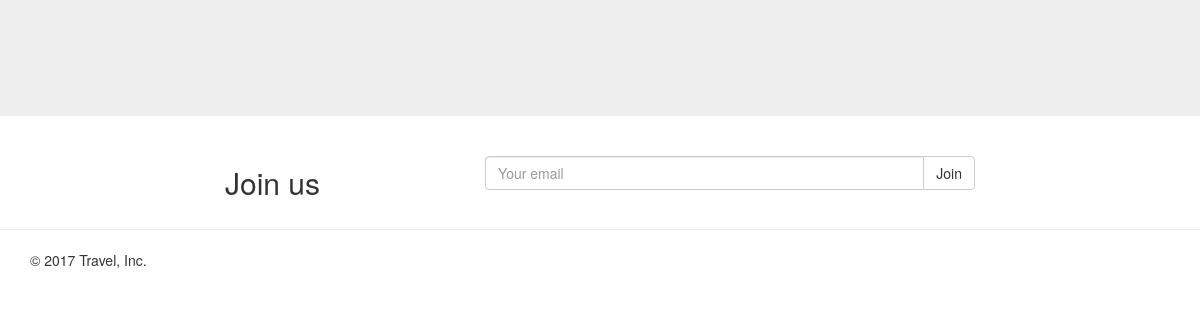
The app's page /, older data.
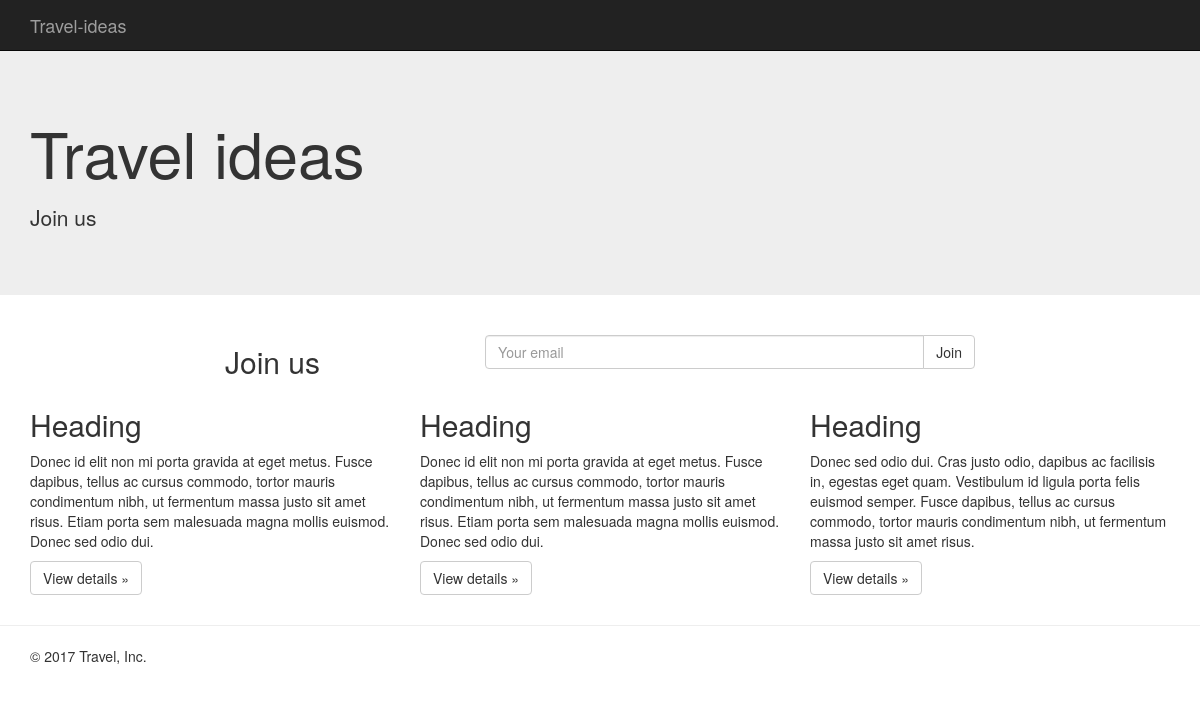
The same page, newer data.
### pages/models.py (models this page shows, shortened)
class Page(models.Model):
    title = models.CharField(max_length=220)
    title_description = models.TextField(blank=True, null=True)
    title_btn = models.CharField(max_length=50, default='Join')
    title_btn_url = models.CharField(max_length=50, blank=True, null=True)
    content = models.TextField(blank=True, null=True)
    show_nav = models.BooleanField(default=True)
    nav_color = models.CharField(max_length=7, default='#000000', validators=[])
    layout = models.CharField(max_length=20, choices=LAYOUT_CHOICES, default='standart')
    video_embed = models.TextField(null=True, blank=True)

### pages/views.py (the view, shortened to what this page needs)
# urls.py: url(r'^$', HomeView.as_view(), name='home'),
class HomeView(SuccessMessageMixin, CreateView):
    template_name = 'pages/home.html'
    form_class = JoinForm
    success_url = '/'
    def get_context_data(self, *args, **kwargs):
        context = super(HomeView, self).get_context_data(*args, **kwargs)
        context['page_obj'] = Page.objects.all().first()#order_by("?").first()
        return context

### newsletter/forms.py (shortened to what this page needs)
class JoinForm(forms.ModelForm):
    email = forms.EmailField(label='',
            widget=forms.EmailInput(
                    attrs={
                        'placeholder':'Your email',
                        'class':'form-control'
                        }
                ))
    class Meta:
        model = Join
        fields = ['email']

### pages/templates/pages/home.html (shortened to what this page needs)
{% extends "base.html" %}
{% block content %}
{% if page_obj.show_nav %}
  {% include 'navbar.html' %}
{% endif %}
    {% if page_obj.layout == 'stacked' %}
      {% include 'pages/snippet/stacked-layout.html' with page_obj=page_obj form=form %}
    {% else %}
      {% include 'pages/snippet/standart-layout.html' with page_obj=page_obj form=form %}
    {% endif %}
{% endblock content%}

### templates/base.html (shortened to what this page needs)
{% load static %}
<!DOCTYPE html>
<html lang="en">
  <head>
    <link rel="stylesheet" href="https://maxcdn.bootstrapcdn.com/bootstrap/3.3.7/css/bootstrap.min.css">
    <link rel="stylesheet" href="{% static 'css/main.css' %}">
  </head>
  <body>
  {% block content %}
  {% endblock %}
    <hr>
    <div class="container">
      <footer>
        <p>&copy; 2017 Travel, Inc.</p>
      </footer>
    </div>
  </body>
</html>

### templates/navbar.html (shortened to what this page needs)
<nav class="navbar navbar-inverse navbar-fixed-top">
      <div class="container">
        <div class="navbar-header">
          <a class="navbar-brand" href="#">Travel-ideas</a>
        </div>
        <div id="navbar" class="navbar-collapse collapse">
        </div>
      </div>
    </nav>

### pages/templates/pages/snippet/standart-layout.html (shortened to what this page needs)
    <div class="jumbotron">
      <div class="container">
      <div class="row">
      <div class="col-sm-6">
        <h1>{{ page_obj.title }}</h1>
        <p>{{ page_obj.title_description| linebreaks }}</p>
        </div>
      </div>
      </div>
    </div>
    <div class="container">
      <div class="row">
      <div class="col-sm-8 col-sm-offset-2">
      <div class="row">
        <div class="col-xs-4">
          <h2>Join us</h2>
        </div>
        <div class="col-xs-8">
          <p>
            {% include 'pages/snippet/join-form.html' with form=form %}
          </p>
        </div></div></div>
      </div>
      </div>
      <div class="container">
        {{ page_obj.content|safe}}
      </div>

### pages/templates/pages/snippet/join-form.html (shortened to what this page needs)
<form method="POST" action="">{% csrf_token %}
  {% for field in form %}
    <div class="input-group">
      {{ field }}
      <span class="input-group-btn">
      <input class="btn btn-default" type="submit" value="Join">
      </span>
    </div>
  {% endfor %}
</form>

### static/css/main.css (style rules this page uses)
body { padding-top: 50px; padding-bottom: 20px; }

Row changes from the older to the newer data that the page shows:
added Page: title "Travel ideas", title_description "Join us", content "Heading Donec id elit non mi porta gravida at eget metus. Fusce dapibus, tellus ac cursus commodo, tortor mauris condimentum nibh, ut fermentum massa justo sit amet risus. Etiam porta sem malesuada magna mollis euismod. Donec sed odio dui. View details » Heading Donec id elit non mi porta gravida at eget metus. Fusce dapibus, tellus ac cursus commodo, tortor mauris condimentum nibh, ut fermentum massa justo sit amet risus. Etiam porta sem malesuada magna mollis euismod. Donec sed odio dui. View details » Heading Donec sed odio dui. Cras justo odio, dapibus ac facilisis in, egestas eget quam. Vestibulum id ligula porta felis euismod semper. Fusce dapibus, tellus ac cursus commodo, tortor…"
Text that changed along with them:
text now shown: "Travel-ideas"
